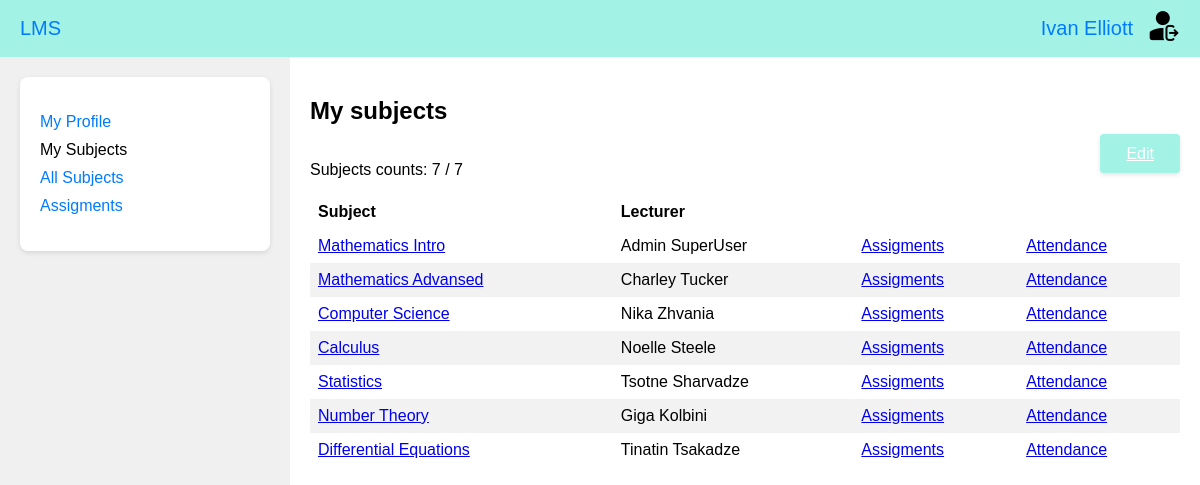
The page /subjects/ (signed in) on the database its author committed.
### accounts_app/models.py (models this page shows, shortened)
class CustomUser(AbstractUser):
    username = None
    email = models.EmailField(_("email address"), unique=True)
    first_name = models.CharField(
        max_length=100, null=False, blank=False, verbose_name=_("First Name")
    )
    last_name = models.CharField(
        max_length=100, null=False, blank=False, verbose_name=_("Last Name")
    )
    passport_number = models.CharField(
        max_length=11, null=False, blank=False, verbose_name=_("Personal Number")
    )
    USERNAME_FIELD = "email"
    REQUIRED_FIELDS = ["first_name", "last_name", "passport_number"]
    objects = CustomUserManager()

### universities_app/models.py (models this page shows, shortened)
class Subject(models.Model):
    name = models.CharField(max_length=200, verbose_name=_("Subject name"), unique=True)
    description = models.TextField(verbose_name=_("Description"))
    syllabus = models.FileField(verbose_name=_("Syllabus"), upload_to="syllabus/")
    faculties = models.ManyToManyField("Faculty", verbose_name=_("Faculties"))
    lecturer = models.OneToOneField(
        "Lecturer", on_delete=models.CASCADE, verbose_name=_("Lecturer")
    )
    student = models.ManyToManyField(
        "Student",
        verbose_name=_("Student"),
        limit_choices_to={"id__lte": 7},
        blank=True,
    )
    class Meta:
        verbose_name = _("Subject")
        verbose_name_plural = _("Subjects")

class Lecturer(models.Model):
    user = models.OneToOneField(
        "accounts_app.CustomUser", on_delete=models.CASCADE, verbose_name=_("User")
    )
    first_name = models.CharField(
        max_length=200, verbose_name=_("Lecturer first name"), blank=True
    )
    last_name = models.CharField(
        max_length=200, verbose_name=_("Lecturer last name"), blank=True
    )
    class Meta:
        verbose_name = _("Lecturer")
        verbose_name_plural = _("Lecturers")
    def __str__(self):
        return f"{self.first_name} {self.last_name}"

### universities_app/views.py (the view)
# urls.py: path('subjects/', SubjectsView.as_view(), name='subjects'),
@method_decorator(login_required(login_url='/'), name='dispatch')
class SubjectsView(TemplateView):
    template_name = 'universities_app/my_subjects.html'
    def get_context_data(self, **kwargs):
        context = super().get_context_data(**kwargs)
        user = self.request.user
        if hasattr(user, 'lecturer'):
            context['subjects'] = Subject.objects.filter(lecturer=user.lecturer)
            context['subjects_count'] = context['subjects'].count()
            context['max_subjects'] = 1
            context['role'] = 'Lecturer'
        elif hasattr(user, 'student'):
            context['subjects'] = Subject.objects.filter(student=user.student)
            context['subjects_count'] = context['subjects'].count()
            context['max_subjects'] = 7
            context['role'] = 'Student'
        return context

### templates/universities_app/my_subjects.html (shortened to what this page needs)
{% load static %}
<!DOCTYPE html>
<html lang="en">
<head>
    <link rel="stylesheet" href="{% static 'css/main_styles.css' %}?v=2">
</head>
<body>
    {% include 'menu.html' %}
    <div class="main-page">
        <div class="main-page-content">
            <div class="sidebar">
                <div class="box">
                    <ul>
                        <li><a href="{% url 'profile' %}">My Profile</a></li>
                        <li><a href="{% url 'subjects' %}" class="selected">My Subjects</a></li>
                        <li><a href="{% url 'all_subjects' %}"> All Subjects</a></li>
                        <li><a href="{% url 'assigments' %}">Assigments</a></li>
                    </ul>
                </div>
            </div>
            <div class="content">
                    <h2>My subjects</h2>
                    <div class="subjects-info">
                        <p>Subjects counts: {{ subjects_count }} / {{ max_subjects }}</p>
                    </div>
                    <div class="subjects-button">
                        <a href="edit/" class="button">Edit</a>
                    </div>
                    <table>
                        <thead>
                          <tr>
                            <th>Subject</th>
                            {% if role == 'Student' %}
                            <th>Lecturer</th>
                            {% elif role == 'Lecturer' %}
                            <th>Students</th>
                            {% endif %}
                          </tr>
                        </thead>
                        <tbody>
                          {% for subject in subjects %}
                          <tr>
                            <td><a href="{% url 'subject' subject.id %}">{{ subject.name }}</a></td>
                            {% if role == 'Student' %}
                            <td>{{ subject.lecturer }}</td>
                            {% elif role == 'Lecturer' %}
                            <td>{{ subject.student.count }}</td>
                            {% endif %}
                            <td><a href="{% url 'assigments' %}">Assigments</a></td>
                            <td><a href="{% url 'attendances' %}">Attendance</a></td>
                          </tr>
                          {% endfor %}
                        </tbody>
                      </table>
            </div>
        </div>
    </div>
</body>
</html>

### templates/menu.html
{% load static %}
<div class="top-bar">
    <div class="university">
        <a href="{% url 'main' %}">LMS</a>
    </div>
    <div class="user-info">
        <a href="{% url 'profile' %}" class="user-profile">
            {{ user.first_name }} {{ user.last_name }}
        </a>
        <a href="{% url 'logout' %}">
            <img src="{% static 'images/logout.png' %}" alt="Logout">
        </a>
    </div>
</div>

### static/css/main_styles.css (style rules this page uses)
body { margin: 0; padding: 0; font-family: Arial, sans-serif; }
.top-bar { background-color: #a2f3e6; color: #007bff; padding: 10px 20px; display: flex; justify-content: space-between; align-items: center; font-size: 20px; }
.university a, .user-info a { color: #007bff; text-decoration: none; }
.user-info { display: flex; align-items: center; }
.user-profile { margin-right: 15px; }
.main-page { display: flex; flex-direction: column; height: 100vh; }
.main-page-content { display: flex; flex: 1; }
.sidebar { width: 250px; background-color: #f0f0f0; padding: 20px; }
.content { flex: 1; padding: 20px; }
.box { background-color: #ffffff; padding: 20px; border-radius: 8px; box-shadow: 0 2px 5px rgba(0, 0, 0, 0.1); }
.box ul { list-style-type: none; padding: 0; }
.box li { margin-bottom: 10px; }
.box a { text-decoration: none; color: #007bff; }
.box a.selected { color: #000000; }

### templates/universities_app/my_subjects.html (style rules this page uses)
table { border-collapse: collapse; width: 100%; }
th, td { text-align: left; padding: 8px; }
tr:nth-child(even) { background-color: #f2f2f2; }

### rows shown on the page
CustomUser: first_name "Ivan", last_name "Elliott"
Subject: name "Mathematics Intro", lecturer "Admin SuperUser"
Subject: name "Mathematics Advansed", lecturer "Charley Tucker"
Subject: name "Computer Science", lecturer "Nika Zhvania"
Subject: name "Calculus", lecturer "Noelle Steele"
Subject: name "Statistics", lecturer "Tsotne Sharvadze"
Subject: name "Number Theory", lecturer "Giga Kolbini"
Subject: name "Differential Equations", lecturer "Tinatin Tsakadze"

### other values the page prints
{{ subjects_count }} "7"
{{ max_subjects }} "7"
